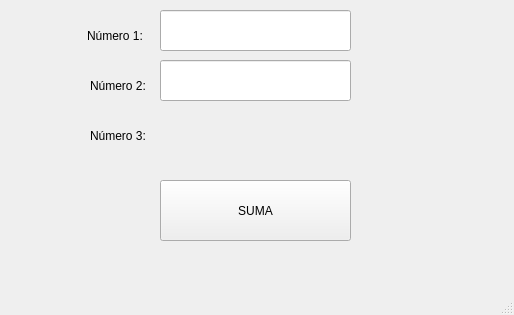
<?xml version="1.0" encoding="UTF-8"?>
<ui version="4.0">
 <class>MainWindow</class>
 <widget class="QMainWindow" name="MainWindow">
  <property name="geometry">
   <rect>
    <x>0</x>
    <y>0</y>
    <width>514</width>
    <height>315</height>
   </rect>
  </property>
  <property name="windowTitle">
   <string>MainWindow</string>
  </property>
  <widget class="QWidget" name="centralwidget">
   <widget class="QPushButton" name="btn_sumar">
    <property name="geometry">
     <rect>
      <x>160</x>
      <y>180</y>
      <width>191</width>
      <height>61</height>
     </rect>
    </property>
    <property name="text">
     <string>SUMA</string>
    </property>
   </widget>
   <widget class="QLineEdit" name="txt_num1">
    <property name="geometry">
     <rect>
      <x>160</x>
      <y>10</y>
      <width>191</width>
      <height>41</height>
     </rect>
    </property>
    <property name="font">
     <font>
      <pointsize>12</pointsize>
      <bold>true</bold>
     </font>
    </property>
    <property name="text">
     <string/>
    </property>
    <property name="alignment">
     <set>Qt::AlignCenter</set>
    </property>
   </widget>
   <widget class="QLabel" name="label">
    <property name="geometry">
     <rect>
      <x>87</x>
      <y>20</y>
      <width>61</width>
      <height>31</height>
     </rect>
    </property>
    <property name="text">
     <string>Número 1:</string>
    </property>
   </widget>
   <widget class="QLabel" name="label_2">
    <property name="geometry">
     <rect>
      <x>90</x>
      <y>70</y>
      <width>71</width>
      <height>31</height>
     </rect>
    </property>
    <property name="text">
     <string>Número 2:</string>
    </property>
   </widget>
   <widget class="QLineEdit" name="txt_num2">
    <property name="geometry">
     <rect>
      <x>160</x>
      <y>60</y>
      <width>191</width>
      <height>41</height>
     </rect>
    </property>
    <property name="font">
     <font>
      <pointsize>12</pointsize>
      <bold>true</bold>
     </font>
    </property>
    <property name="text">
     <string/>
    </property>
    <property name="alignment">
     <set>Qt::AlignCenter</set>
    </property>
   </widget>
   <widget class="QLabel" name="label_3">
    <property name="geometry">
     <rect>
      <x>90</x>
      <y>120</y>
      <width>71</width>
      <height>31</height>
     </rect>
    </property>
    <property name="text">
     <string>Número 3:</string>
    </property>
   </widget>
  </widget>
  <widget class="QMenuBar" name="menubar">
   <property name="geometry">
    <rect>
     <x>0</x>
     <y>0</y>
     <width>514</width>
     <height>24</height>
    </rect>
   </property>
  </widget>
  <widget class="QStatusBar" name="statusbar"/>
 </widget>
 <resources/>
 <connections/>
</ui>
